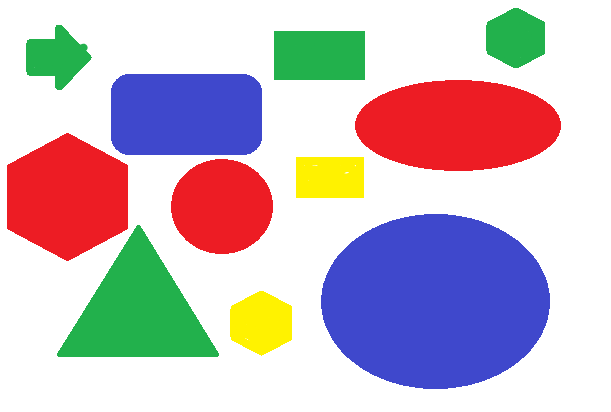
#> input picture practica0_reconocer_figuras_color_amarillo/entrada.png, 611 x 412 px
$ python Main.py
#> lines starting #> are read from the running program, lines starting #| are printed output that depends on the picture; after the words box and inside, x2 and y2 are one past the last pixel; in counts of white or black regions, pixels touching at a corner belong together
import cv2
import numpy as np

#detecta color amarillo

img = cv2.imread('entrada.png',1)
#> img is the input picture: shape (412, 611, 3); mean B, G, R 195.9, 186, 201.2
cv2.imshow('Imagen original',img)

#convertimos la imagen de entrada a hsv
hsv = cv2.cvtColor(img,cv2.COLOR_BGR2HSV)
#> hsv: shape (412, 611, 3); mean H, S, V 50.9, 83.7, 237.3
cv2.imshow('Imagen hsv',hsv)

#creamos una mascara para que acepte solo el rango de color amarillo
maskMat = cv2.inRange(hsv,np.array([20,100,20]),np.array([32,255,255])) #min - max rango de colores
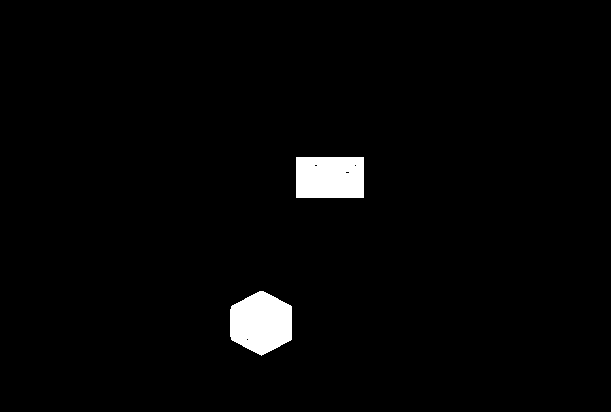
#> maskMat: shape (412, 611); 2.3% white; 2 white regions, box (x1, y1, x2, y2) and area: (230, 291, 292, 356) 3066, (296, 157, 364, 198) 2782
cv2.imshow('Mascara verde',maskMat)

#Aplicamos el suavisado gaussiano
gaussMat = cv2.GaussianBlur(maskMat,(5,5),0)
cv2.imshow('Imagen con suavisado gaussiano',gaussMat)

#Detectamos los bordes con canny
cannyMat = cv2.Canny(gaussMat,50,150)
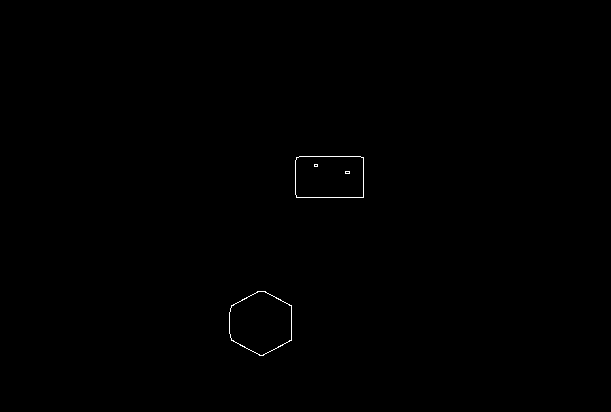
#> cannyMat: shape (412, 611); 0.18% white in thin lines or dots, all inside (x1, y1, x2, y2) = (229, 156, 364, 356)
cv2.imshow('bordes con canny', cannyMat)

#contamos los bordes detectados, es una matriz
(contornos,_) = cv2.findContours(cannyMat.copy(),cv2.RETR_EXTERNAL,cv2.CHAIN_APPROX_SIMPLE )
#> contornos = 2 contours; box (x1, y1, x2, y2) and area: (229, 291, 292, 356) 3065, (295, 156, 364, 198) 2777

print("->",len(contornos))
#| -> 2

k = cv2.waitKey(0)
#> (key Esc is pressed here)
cv2.destroyAllWindows()
